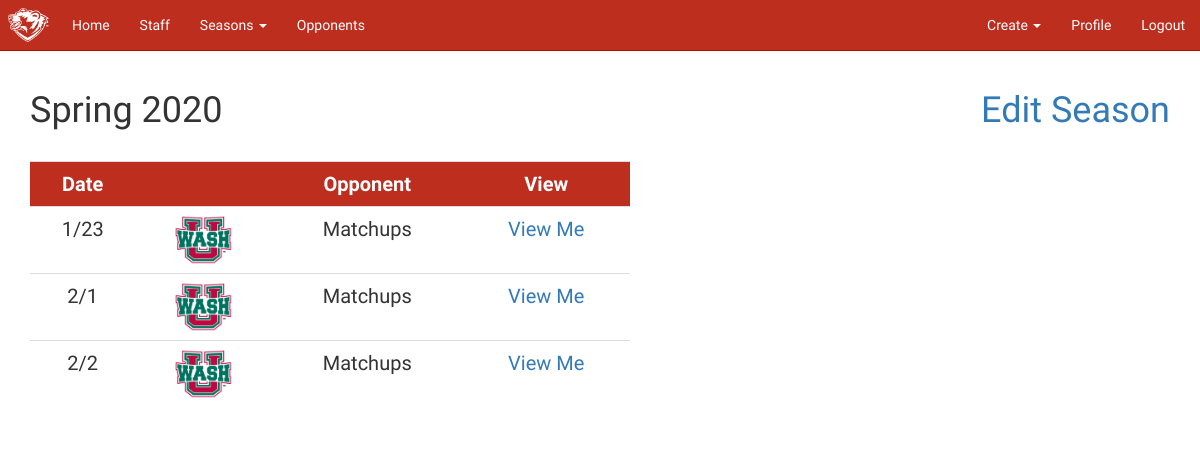
/season/4 (signed in), run on an earlier commit of the app's database.
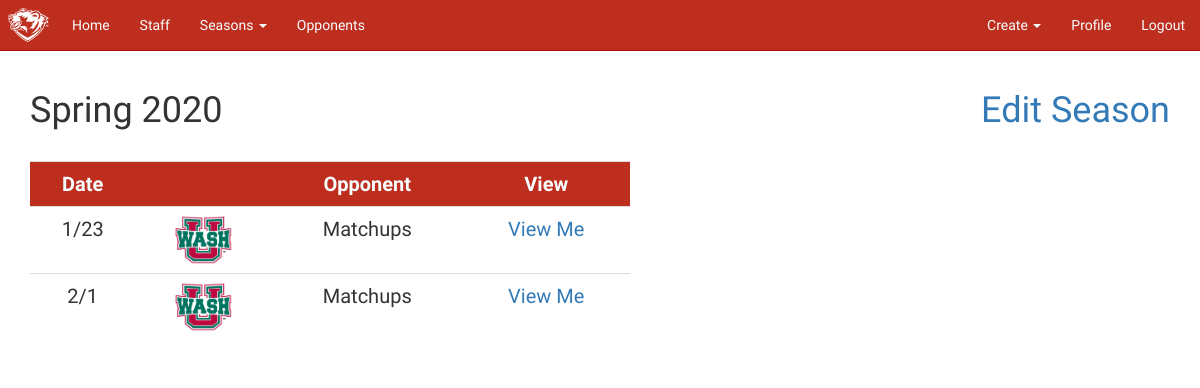
And on a later commit of the database.
### app/models.py (models this page shows, shortened)
class Game(db.Model):
    id = db.Column(db.Integer, primary_key=True)
    date = db.Column(db.Date, index=True)
    opponent_id = db.Column(db.Integer,
                            db.ForeignKey('opponent.id'),
                            index=True)
    season_id = db.Column(db.Integer, db.ForeignKey('season.id'), index=True)
    outings = db.relationship('Outing', backref='game', lazy='dynamic')

class Opponent(db.Model):
    id = db.Column(db.Integer, primary_key=True)
    name = db.Column(db.String(64), index=True)
    outings = db.relationship('Outing', backref='opponent', lazy='dynamic')
    batters = db.relationship('Batter', backref='opponent', lazy='dynamic')
    games = db.relationship('Game', backref='opponent', lazy='dynamic')
    def __repr__(self):
        return self.name

### app/views/season.py (the view)
@season.route('/season/<id>')
@login_required
def season_home(id):
    season = Season.query.filter_by(id=id).first()
    if not season:
        flash('URL does not exist')
        return redirect(url_for('main.index'))
    outings = Outing.query.filter_by(season_id=id).order_by(Outing.date).all()
    games = Game.query.filter_by(season_id=id).order_by(Game.date).all()
    return render_template('season/season.html',
                           title=season,
                           outings=outings,
                           games=games,
                           season=season)

### app/models.py (called while the page is built)
@login.user_loader
def load_user(id):
    return User.query.get(int(id))

    def __repr__(self):
        return f'{self.semester} {self.year}'

### app/routes.py (called while the page is built)
@app.context_processor
def template_variables():
    return dict(
        current_season=getCurrentSeason(),
        old_seasons=getOldSeasons())

@app.context_processor
def utility_functions():
    def truncate(n, decimals=2):
        """Truncates the passed value to decimal places.

        Arguments :
            n {number} -- Number to be truncated

        Keyword Arguments :
            decimals {int} -- Number of decimal places to truncate to(default : {2})

        Returns :
            [int]-- truncated verison of passed value
        """
        multiplier = 10 ** decimals
        return int(n * multiplier) / multiplier
    return dict(
        truncate=truncate
    )

def getCurrentSeason():
    current_season = Season.query.filter_by(current_season=True).first()
    return current_season

def getOldSeasons():
    old_seasons = Season.query.filter_by(current_season=False).order_by(Season.year).all()
    return old_seasons

### app/templates/season/season.html (shortened to what this page needs)
{% extends "base.html" %}
{% block styles %}
    {{ super() }}
{% endblock %}
{% block app_content %}
    <div class="main">
        <h1>
            {{ season }}
            {% if current_user.admin %}
                <a href=" {{ url_for('season.edit_season', id=season.id) }} " style="float: right;">
                    Edit Season
                </a>
            {% endif %}
        </h1>
        <br>
        <div>
            <table class="table sortable_table games">
                <tr class="table-headers">
                    <th onclick="sortTable(0, 0)">Date</th>
                    <th></th>
                    <th onclick="sortTable(1, 0)">Opponent</th>
                    <th onclick="sortTable(2, 0)">View</th>
                </tr>
                {% for game in games %}
                {% set path = 'images/team_logos/' ~ game.opponent.id ~ '.png' %}
                <tr>
                    <td>{{ game.date.month }}/{{ game.date.day }}</td>
                    <td>
                        <img class="logos" alt="Team-Logo" src="{{ url_for('static', filename=path) }}">
                    </td>
                    <td>{{ game.opponent }}</td>
                    <td><a href="{{ url_for('game.game_outings', id=game.id) }}">View Me</a></td>
                </tr>
                {% endfor %}
            </table>
        </div>
    </div>
{% endblock %}

What changed in the data, as far as the page shows it:
removed Game: date.month "2", date.day "2", opponent "Matchups"
